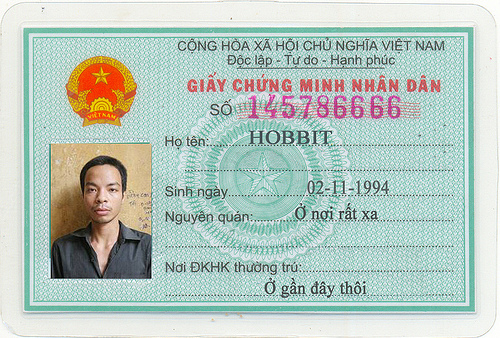
#> input picture test.jpg, 500 x 338 px; its folder holds only this picture in this run
$ python -i OCR.py   (imports and definitions only)
#> lines starting #> are read from the running program, lines starting #| are printed output that depends on the picture; after the words box and inside, x2 and y2 are one past the last pixel; in counts of white or black regions, pixels touching at a corner belong together
#!/usr/bin/env python

# Python 2/3 compatibility
import sys
PY3 = sys.version_info[0] == 3

if PY3:
    xrange = range

import numpy as np
import cv2 as cv
#import pyocr
from PIL import Image
from glob import glob
from Segmentation import *

# [132 lines left out: functions angle_cos, dim_rate, find_squares, order_points, four_point_transform, is_cmnd and 2 more, not called in this run]


# [80 lines not run here, left out]

>>> import cv2
>>> picture = cv2.imread('test.jpg')
#> picture is the input picture: shape (338, 500, 3); mean B, G, R 191.2, 199.9, 183.2
>>> result = find_squares(picture)
#> in find_squares, `gray = cv.cvtColor(img, cv.COLOR_BGR2GRAY)`:
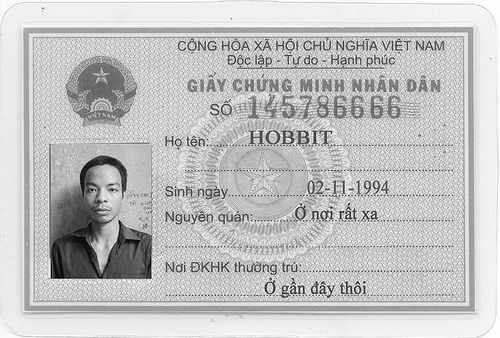
#> gray: shape (338, 500); min 0, max 255, mean 193.9
#> in find_squares, `gray = cv.GaussianBlur(gray, (5, 5), 0)`:
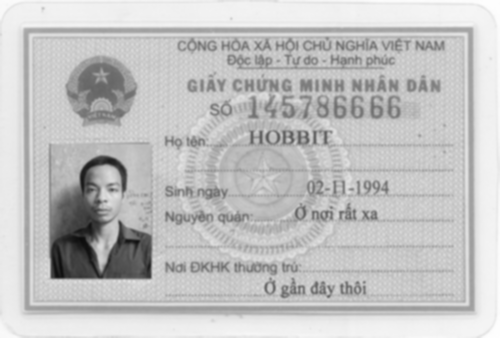
#> gray: shape (338, 500); min 12, max 254, mean 193.9
#> in find_squares, `gray = cv.adaptiveThreshold(gray, 255, cv.ADAPTIVE_THRESH_MEAN_C, cv.T..`:
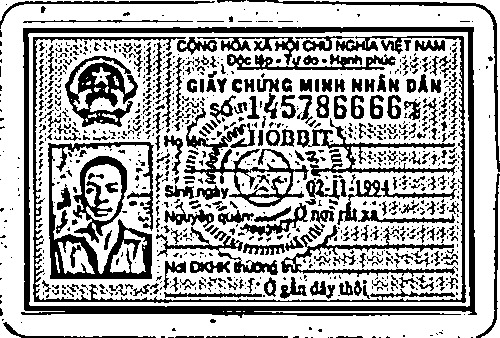
#> gray: shape (338, 500); 67.2% white; 1021 black regions (768 under 20 px), largest, box (x1, y1, x2, y2) and area: (21, 27, 477, 318) 8790, (33, 36, 466, 303) 4268, (48, 142, 154, 279) 3628
#> the loop in find_squares, `for thrs in xrange(1, 255, 255):` made 1 pass
#> pass 1, in find_squares, `bin = cv.Canny(gray, 50, 255, apertureSize=5)`:
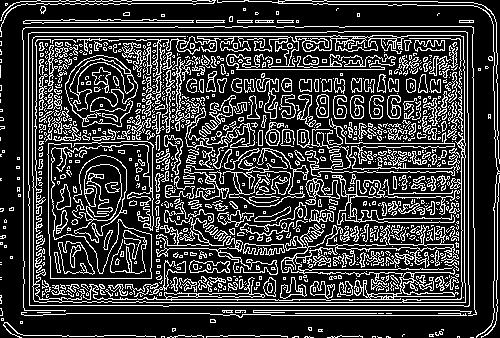
#> bin: shape (338, 500); 23.1% white in thin lines or dots
#> pass 1, in find_squares, `bin = cv.dilate(bin, None)`:
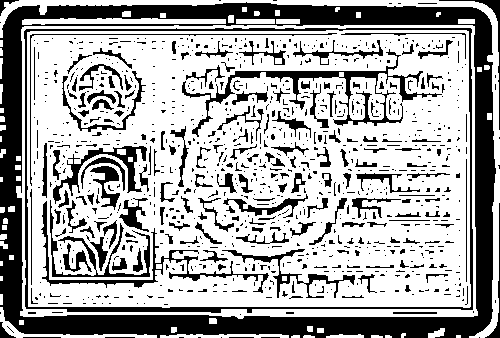
#> bin: shape (338, 500); 66.5% white; 940 black regions (755 under 20 px), largest, box (x1, y1, x2, y2) and area: (0, 2, 496, 338) 27050, (24, 28, 473, 313) 3656, (182, 49, 442, 137) 2577
#> after the loop in find_squares, `for thrs in xrange(1, 255, 255):`: cnt = contour of 265 points, box (x1, y1, x2, y2) (0, 0, 500, 338), area 4134; max_cos = 0.0104; max_rate = 2.52; squares = [[[468, 31], [469, 307], [28, 306], [27, 32]], [[23, 31], [470, 27], [473, 309], [26, 309]], [[474, 26], [477, 315], [20, 315], [22, 27]]]
#> result has the same summary as squares in find_squares
